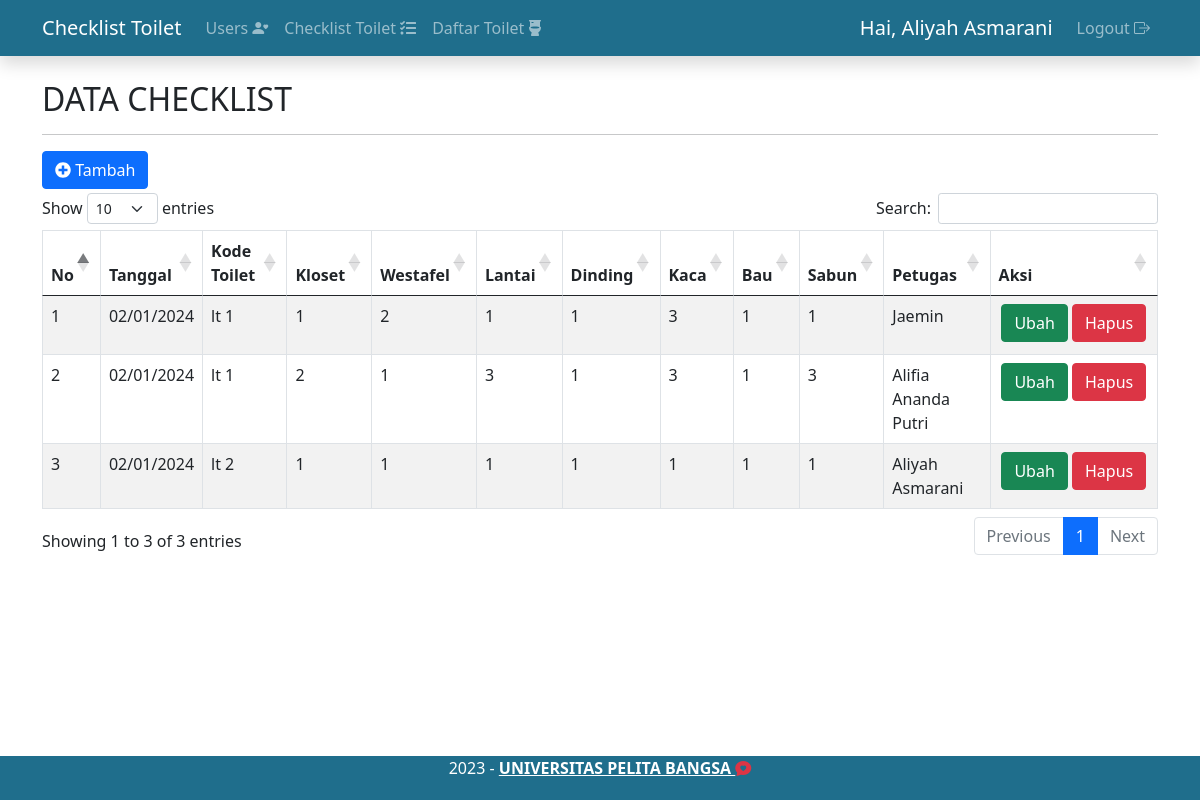
/check_toilet.php (signed in), run on the app's committed database.
### tables this page shows
CREATE TABLE `checklist` (
  `id_checklist` int(11) NOT NULL,
  `tanggal` timestamp NOT NULL DEFAULT current_timestamp(),
  `toilet_id` int(11) NOT NULL,
  `kloset` tinyint(1) DEFAULT NULL,
  `wastafel` tinyint(1) DEFAULT NULL,
  `lantai` tinyint(1) DEFAULT NULL,
  `dinding` tinyint(1) DEFAULT NULL,
  `kaca` tinyint(1) DEFAULT NULL,
  `bau` tinyint(1) DEFAULT NULL,
  `sabun` tinyint(1) DEFAULT NULL,
  `users_id` int(11) NOT NULL
);

CREATE TABLE `toilet` (
  `id_toilet` int(11) NOT NULL,
  `lokasi` varchar(45) DEFAULT NULL,
  `keterangan` varchar(45) DEFAULT NULL
);

CREATE TABLE `users` (
  `id_users` int(11) NOT NULL,
  `username` varchar(100) DEFAULT NULL,
  `password` varchar(100) DEFAULT NULL,
  `nama` varchar(200) DEFAULT NULL,
  `email` varchar(200) DEFAULT NULL,
  `status` tinyint(1) DEFAULT NULL,
  `role` tinyint(1) DEFAULT 2 COMMENT '1:Admin\n2:User'
);

### config/controller.php (called while the page is built, shortened)
<?php
function select($query)
{
    global $db;
    $result = mysqli_query($db, $query);
    $rows = [];
    while ($row = mysqli_fetch_assoc($result)) {
        $rows[] = $row;
    }
    return $rows;
}

### check_toilet.php (the view, shortened to what this page needs)
<?php
include 'layout/header.php';
$data_checklist = select("SELECT checklist.*, toilet.lokasi AS nama_toilet, users.nama AS nama_petugas FROM checklist
                         INNER JOIN toilet ON checklist.toilet_id = toilet.id_toilet
                         INNER JOIN users ON checklist.users_id = users.id_users
                         ORDER BY checklist.id_checklist DESC");
?>
<div class="container" style="margin-top: 5rem;">
    <h2>DATA CHECKLIST</h2>
    <hr>
    <button type="button" class="btn  btn-primary mb-1" data-bs-toggle="modal" data-bs-target="#modalTambah"> <i class="fas fa-plus-circle"></i> Tambah</button>
    <table class="table table-bordered table-striped" id="table">
        <thead>
            <tr>
                <th>No</th>
                <th>Tanggal</th>
                <th>Kode Toilet</th>
                <th>Kloset</th>
                <th>Westafel</th>
                <th>Lantai</th>
                <th>Dinding</th>
                <th>Kaca</th>
                <th>Bau</th>
                <th>Sabun</th>
                <th>Petugas</th>
                <th>Aksi</th>
            </tr>
        </thead>
        <tbody>
            <?php $no = 1; ?>
            <?php foreach ($data_checklist as $checklist) : ?>
                <tr>
                    <td><?= $no++; ?></td>
                    <td><?= date('d/m/Y', strtotime($checklist['tanggal'])); ?></td>
                    <td><?= $checklist['nama_toilet'] ?></td>
                    <td><?= $checklist['kloset'] ?></td>
                    <td><?= $checklist['wastafel'] ?>
                    <td><?= $checklist['lantai'] ?></td>
                    <td><?= $checklist['dinding'] ?></td>
                    <td><?= $checklist['kaca'] ?></td>
                    <td><?= $checklist['bau'] ?></td>
                    <td><?= $checklist['sabun'] ?></td>
                    <td><?= $checklist['nama_petugas'] ?></td>
                    <td width="15%" class="text-center">
                        <button type="button" class="btn btn-success mb-1" data-bs-toggle="modal" data-bs-target="#modalUbah<?= $checklist['id_checklist']; ?>">Ubah</button>
                        <button type="button" class="btn btn-danger mb-1" data-bs-toggle="modal" data-bs-target="#modalHapus<?= $checklist['id_checklist']; ?>">Hapus</button>
                    </td>
                </tr>
            <?php endforeach; ?>
        </tbody>
    </table>
</div>
    <?php
    include 'layout/footer.php';
    ?>

### layout/header.php (shortened to what this page needs)
<!doctype html>
<html lang="en">
<head>
    <link href="https://cdn.jsdelivr.net/npm/bootstrap@5.0.2/dist/css/bootstrap.min.css" rel="stylesheet">
    <link rel="stylesheet" href="https://cdn.jsdelivr.net/npm/bootstrap-icons@1.11.1/font/bootstrap-icons.css" />
    <link rel="stylesheet" href="https://cdn.datatables.net/1.13.7/css/dataTables.bootstrap5.min.css">
    <link rel="stylesheet" href="https://cdn.datatables.net/responsive/2.5.0/css/responsive.bootstrap5.min.css">
</head>
<body>
    <nav class="navbar navbar-expand-lg navbar-dark shadow fixed-top" style="background-color: #1F6E8C">
        <div class="container">
            <a class="navbar-brand" href="#">Checklist Toilet</a>
            <div class="collapse navbar-collapse" id="navbarNavAltMarkup">
                <div class="navbar-nav">
                    <?php if ($_SESSION['role'] == 1 or $_SESSION['role'] == 2) : ?>
                        <a class="nav-link" href="index.php">Users <i class="bi bi-person-heart"></i></a>
                    <?php endif; ?>
                    <?php if ($_SESSION['role'] == 1 or $_SESSION['role'] == 2) : ?>
                        <a class="nav-link" href="check_toilet.php">Checklist Toilet <i class="fas fa-tasks"></i></a>
                    <?php endif; ?>
                    <?php if ($_SESSION['role'] == 1 or $_SESSION['role'] == 2) : ?>
                        <a class="nav-link" href="daftar_toilet.php">Daftar Toilet <i class="fas fa-toilet"></i></a>
                    <?php endif; ?>
                </div>
                <div class="navbar-nav ms-auto">
                    <a class="navbar-brand" href="#">Hai, <?= $_SESSION['nama'] ?></a>
                    <a class="nav-link" href="logout.php" onclick="return confirm('Yakin Ingin Logout? ')">Logout <i class="bi bi-box-arrow-right"></i></a>
                </div>
            </div>
        </div>
    </nav>

### layout/footer.php (shortened to what this page needs)
<footer class="text-white text-center pb-1 fixed-bottom" style="background-color: #1F6E8C">
    <p>
        2023 -
        <a href="https://www.instagram.com/kampuspelitabangsa/?utm_source=ig_web_button_share_sheet&igshid=OGQ5ZDc2ODk2ZA==" class="text-white fw-bold">UNIVERSITAS PELITA BANGSA
            <i class="bi bi-chat-heart-fill text-danger"></i></a>
    </p>
</footer>
</body>
</html>

### data on the page
checklist: tanggal "02/01/2024", toilet.lokasi "lt 1", kloset "1", wastafel "2", lantai "1", dinding "1", kaca "3", bau "1", sabun "1", users.nama "Jaemin"
checklist: tanggal "02/01/2024", toilet.lokasi "lt 1", kloset "2", wastafel "1", lantai "3", dinding "1", kaca "3", bau "1", sabun "3", users.nama "Alifia Ananda Putri"
checklist: tanggal "02/01/2024", toilet.lokasi "lt 2", kloset "1", wastafel "1", lantai "1", dinding "1", kaca "1", bau "1", sabun "1", users.nama "Aliyah Asmarani"

### other printed values
$_SESSION['nama'] "Aliyah Asmarani"
